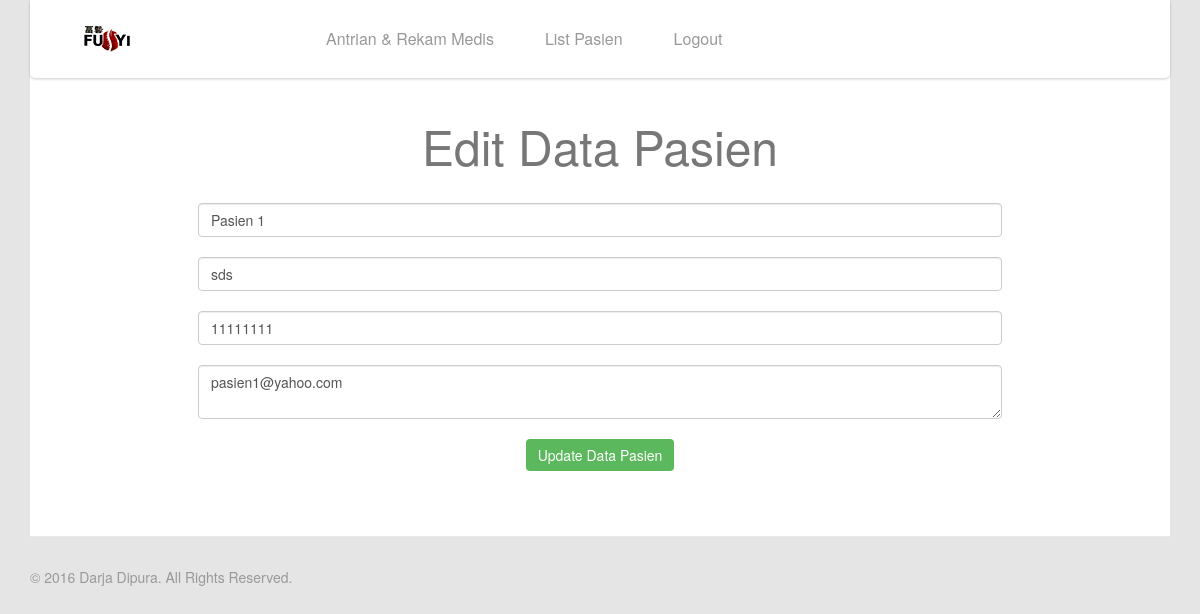
Page /editpasien.php?id=35 (signed in) on the committed database.
### tables this page shows
CREATE TABLE `pasien_tb` (
  `id_pasien` int(11) NOT NULL AUTO_INCREMENT,
  `nama` varchar(100) DEFAULT NULL,
  `alamat` text,
  `email` varchar(100) DEFAULT NULL,
  `telepon` varchar(20) DEFAULT NULL,
  `status` enum('1','2') DEFAULT NULL,
  `sekarang` datetime DEFAULT NULL,
  PRIMARY KEY (`id_pasien`)
);

### editpasien.php (the view, shortened to what this page needs)
<?php
if(isset($_SESSION['adm'])) {
  if(isset($_GET['id'])) {
    $idp = $_GET['id'];
    $dataId = mysql_query('SELECT * FROM pasien_tb WHERE id_pasien ='.$idp);
    $cekId = mysql_num_rows($dataId);
    if($cekId > 0) {
      $dataPasien = mysql_fetch_assoc($dataId);
    } else {
      header('location: daftarpasien.php');
    }
  } else {
    header('location: daftarpasien.php');
  }
} else {
  header('location: daftarpasien.php');
}
?>
<!DOCTYPE html>
<html lang="en">
<head>
  <link href="css/bootstrap.min.css" rel="stylesheet">
  <link href="css/font-awesome.min.css" rel="stylesheet">
  <link href="css/prettyPhoto.css" rel="stylesheet">
  <link href="css/main.css" rel="stylesheet">
</head>
<body data-spy="scroll" data-target="#navbar" data-offset="0">
  <header id="header" role="banner">
    <div class="container">
      <div id="navbar" class="navbar navbar-default">
        <div class="navbar-header">
          <a class="navbar-brand" href="index.html"></a>
        </div>
        <div class="collapse navbar-collapse">
          <ul class="nav navbar-nav">
            <li><a href="admin.php">Antrian & Rekam Medis</a></li>
            <li><a href="daftarpasien.php">List Pasien</a></li>
            <li><a href="logout.php">Logout</a></li>
          </ul>
        </div>
      </div>
    </div>
  </header>
  <section id="services">
    <div class="container">
      <div class="box first">
        <div class="center gap">
          <br>
          <br>
          <br>
          <br>
          <div class="container center_div">
            <h2 style="margin-bottom:0px; display:block">Edit Data Pasien</h2>
            <div class="container center_div" style="width: 100%">
              <p class="lead">
                <form class="form-group" action="" method="post">
                  <input  type="text" name="nama" class="form-control" value="<?php echo $dataPasien['nama']; ?>">
                  <br>
                  <input  type="text" name="email" class="form-control" value="<?php echo $dataPasien['email']; ?>">
                  <br>
                  <input  type="text" name="telpon" class="form-control" value="<?php echo $dataPasien['telepon']; ?>">
                  <br>
                  <textarea name="alamat" class="form-control"><?php echo $dataPasien['alamat']; ?></textarea>
                  <br>
                  <input type="submit" name="updatepasien" class="btn btn-success" value="Update Data Pasien">
                </form>
              </p>
            </div>
          </div>
        </div>
      </div>
    </div>
</section>
<footer id="footer">
  <div class="container">
    <div class="row">
      <div class="col-sm-6">
        &copy; 2016 <a target="_blank" href="#" title="Aplikasi Pendaftaran dan rekam medis pasien Fuyi">Darja Dipura</a>. All Rights Reserved.
      </div>
    </div>
  </div>
</footer>
</body>
</html>

### css/main.css (style rules this page uses)
body { background: #e5e5e5; color: #999; }
h1, h2, h3, h4, h5, h6 { color: #777; font-weight: 300; }
a { color: #52b6ec; -webkit-transition: 300ms; -moz-transition: 300ms; -o-transition: 300ms; transition: 300ms; }
.btn { font-weight: 300; border: 0; }
#header { position: fixed; top: 0; left: 0; width: 100%; height: 80px; z-index: 99999; }
.box { padding: 50px 30px; background: #fff; border-bottom: 1px solid #e9e9e9; position: relative; }
.box.first { margin-top: -40px; border-radius: 5px 5px 0 0; }
.box h2 { padding: 10px 30px; display: inline-block; border-radius: 4px; position: relative; margin-bottom: 30px; font-size: 48px; }
#services .box { padding-bottom: 0; }
.center { text-align: center; }
.navbar-default { background: #fff; border-radius: 0 0 5px 5px; border: 0; padding: 0; -webkit-box-shadow: 0 1px 3px 0 rgba(0,0,0,.2); -moz-box-shadow: 0 1px 3px 0 rgba(0,0,0,.2); box-shadow: 0 1px 3px 0 rgba(0,0,0,.2); overflow: hidden; }
.navbar-default .navbar-brand { margin-right: 50px; margin-left: 20px; width: 200px; height: 78px; background: url(../images/logo.png) no-repeat 0 50%; }
.navbar-default .navbar-nav > li { margin-left: 1px; }
.navbar-default .navbar-nav > li > a { padding: 30px 25px; font-size: 16px; line-height: 18px; color: #999; }
.gap { margin-bottom: 50px; }
#footer { padding-top: 30px; padding-bottom: 30px; color: #999; }
#footer a { color: #999; }

### editpasien.php (style rules this page uses)
.center_div { margin: 0 auto; width:80% }

### rows in the picture
pasien_tb: nama "Pasien 1", email "sds", telpon "11111111", alamat "pasien1@yahoo.com"
